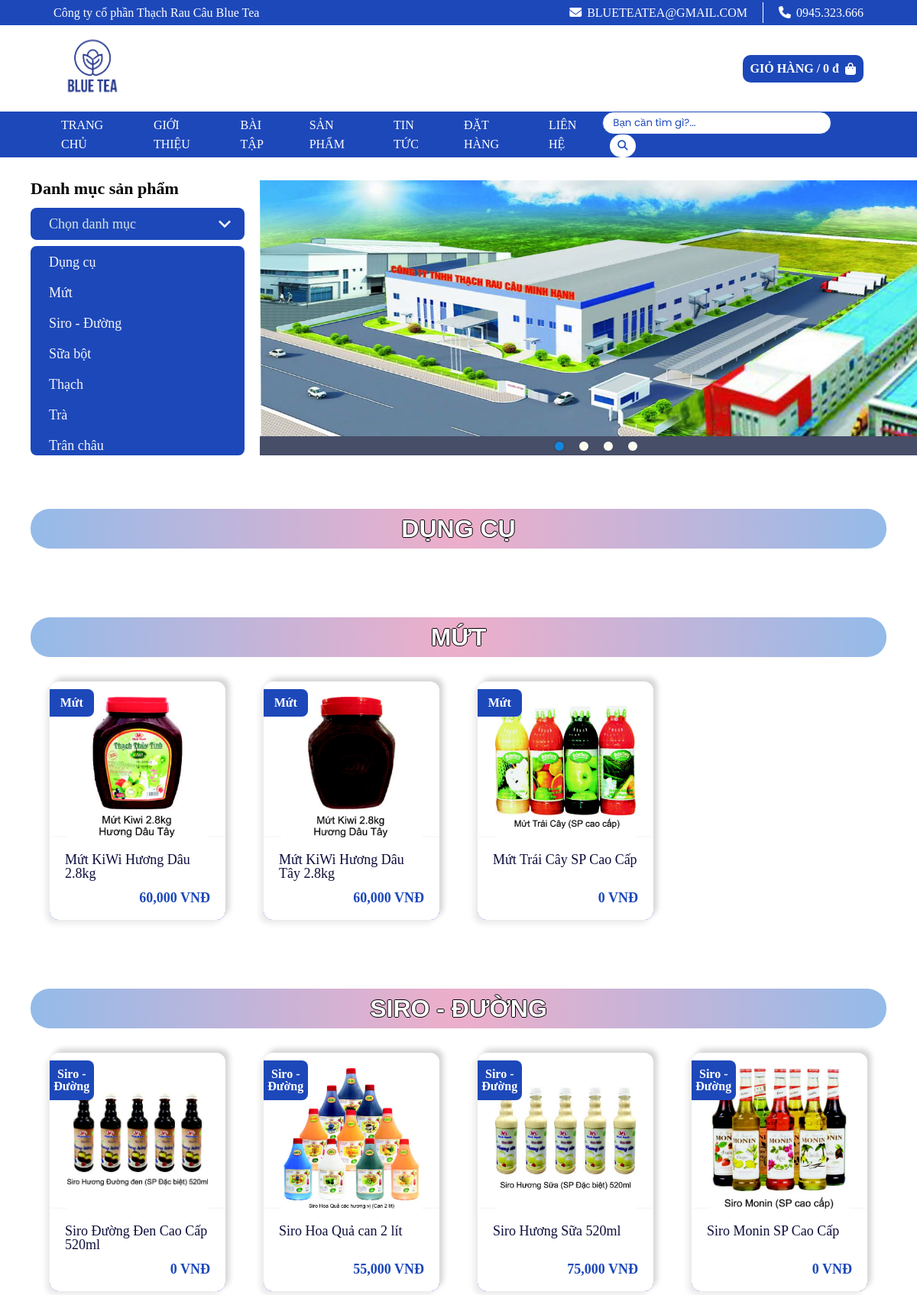
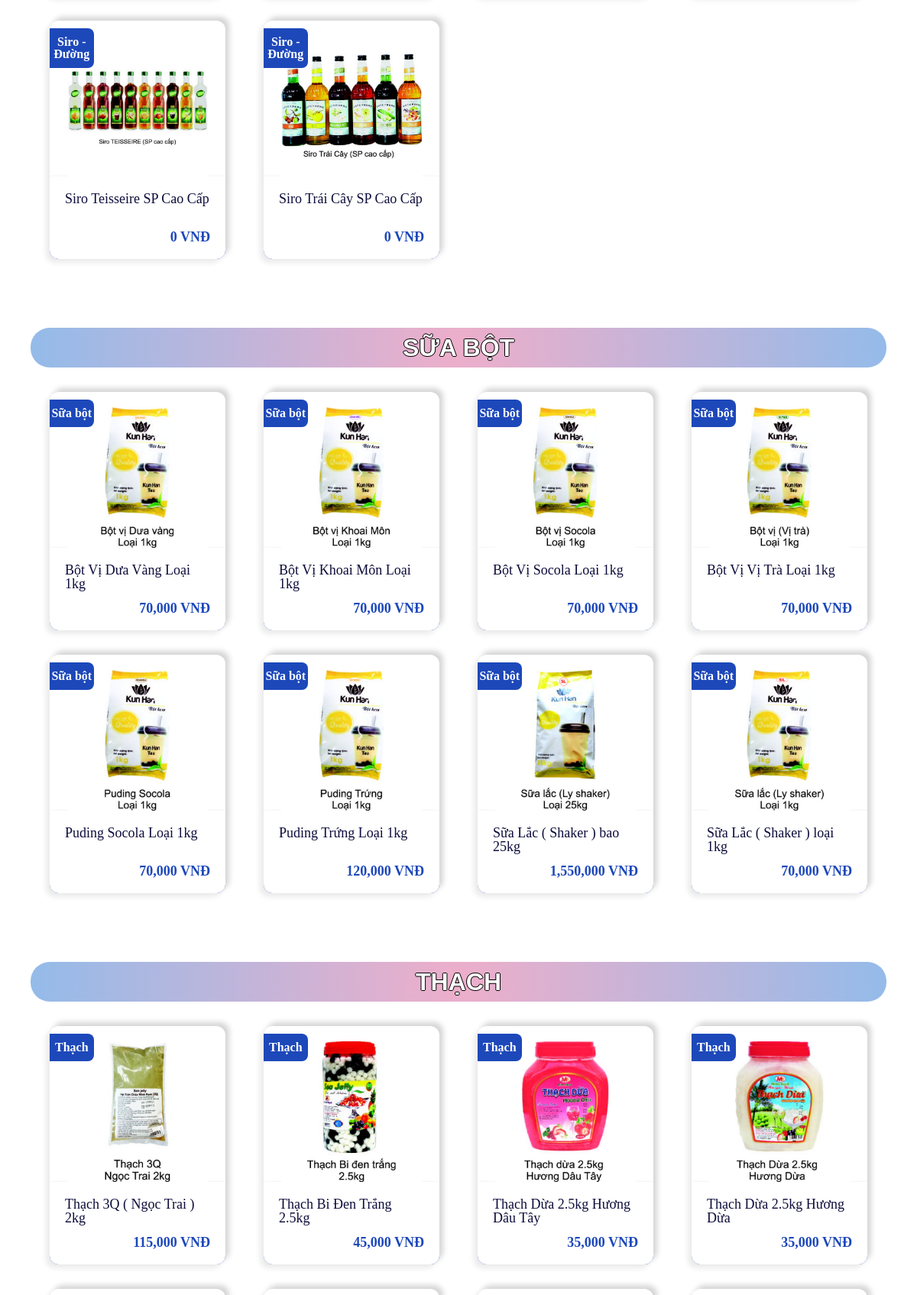
The page / (upper part) on the database its author committed (2 pictures, top to bottom).
### tables this page shows
CREATE TABLE `danh_muc` (
  `ma_dm` varchar(10) NOT NULL,
  `ten_dm` varchar(40) NOT NULL
);

CREATE TABLE `san_pham` (
  `ma_sp` varchar(10) NOT NULL,
  `ten_sp` varchar(100) NOT NULL,
  `gia` int(11) NOT NULL,
  `mo_ta` varchar(1000) NOT NULL,
  `danh_muc` varchar(10) NOT NULL,
  `hinh_anh` varchar(200) NOT NULL
);

### db_helper/DB_Helper.php (called while the page is built, shortened)
<?php
class DB_helper
{
    private $__conn;
    function connect()
    {
        if (!$this->__conn){
            $this->__conn = mysqli_connect(HOST, USERNAME, PASSWORD, DATABASE) or die ('Lỗi kết nối');
            mysqli_query($this->__conn, "SET character_set_results = 'utf8', character_set_client = 'utf8', character_set_database = 'utf8', character_set_server = 'utf8'");
        }
    }
    function get_list($sql)
    {
        $result = mysqli_query($this->__conn, $sql);
        $return = array();
        while ($row = mysqli_fetch_assoc($result)){
            $return[] = $row;
        }
        return $return;
    }
}

### block/global.php (the view, shortened to what this page needs)
<?php
    function getSanPham($conn, $danhMuc){
        $query = "SELECT `ma_sp`,`ten_sp`,`gia`,`ten_dm`,`hinh_anh` FROM `san_pham` inner join danh_muc on san_pham.danh_muc = danh_muc.ma_dm WHERE `danh_muc` = '$danhMuc' LIMIT 1, 8";
        $result =  mysqli_query($conn, $query);
        if(!$result)
        echo "Không xem được";
        else {
            if(mysqli_num_rows($result) != 0)
            {
                echo '<div class="product">';
                while($row = mysqli_fetch_array($result))
                {
                    echo "<a class='product-item' href='./chi-tiet-san-pham.php?id=$row[ma_sp]'>";
                    $src = "./assets/images/$row[hinh_anh]";
                        echo "<div class='product-img'>
                        <img src='".$src."'>
                            </div>";
                        echo "<div class='product-content'>
                            <p class='product-dm'>$row[ten_dm]</p>
                            <p class='product-name '>$row[ten_sp]</p>
                            <p class='product-price'> <span class='money'>$row[gia]</span> VNĐ</p>
                        </div>";
                    echo "</a>";
                }
                echo "</div>";
            }
        }
    }
?>

### index.php (shortened to what this page needs)
<!DOCTYPE html>
<html lang="en">
<head>
    <link rel="stylesheet" href="./assets/css/main.css"/>
    <link
      rel="stylesheet"
      href="https://cdnjs.cloudflare.com/ajax/libs/font-awesome/6.2.0/css/all.min.css"
    />
</head>
<body>
    <?php
        include("./block/connection.php");
        include("./block/global.php");
        include("./block/header.php");
        include("./block/category_slider.php");
    ?>
    <?php
        $queryDM = "SELECT * FROM `danh_muc`";
        $result = mysqli_query($conn, $queryDM);
        if($result)
        {
            if(mysqli_num_rows($result)!= 0){
                while($row = mysqli_fetch_array($result))
                    {
                        echo "<div class='container'>
                        <h3 class='product-header'>".$row["ten_dm"]."</h3>";
                         getSanPham($conn, $row["ma_dm"]);
                        echo "</div>";
                    }
            }
        }
    ?>
</body>
</html>

### block/category_slider.php (shortened to what this page needs)
<div class="container">
    <div class="categorySlider">
    <div class="category">
        <h1>Danh mục sản phẩm</h1>
            <div class="select-box" >
                <div class="options-container active" style="background-color: #1d48ba">
    <?php
        require_once('./db_helper/DB_Helper.php');
        $DB = new DB_helper();
        $query = 'SELECT * FROM `danh_muc`';
        $categoryList = $DB->get_list($query);
        foreach ($categoryList as $category) {
            echo '
                    <div class="option" style="background-color: #1d48ba">
                            <input type="radio" class="radio" id="'.$category['ma_dm'].'" name="category"/>
                            <label for="'.$category['ma_dm'].'"><a href="./san-pham.php?dm='.$category['ma_dm'].'&loc=">'.$category['ten_dm'].'</a></label>
                    </div>
            ';
        }
    ?>
            </div>
            <div class="selected" style="background-color: #1d48ba">
                Chọn danh mục
            </div>
        </div>
    </div>
        <div class="content-slider">
            <div class="img-slider">
                <div class="slide active-slider">
                    <img src="./assets/images/Br1a.jpg" style="height: 335px;" alt="">
                </div>
                <div class="navigation">
                    <div class="btn active-slider"></div>
                    <div class="btn"></div>
                    <div class="btn"></div>
                    <div class="btn"></div>
                </div>
            </div>
        </div>
    </div>
</div>

### assets/css/stucture.css (style rules this page uses)
.container { max-width: 1250px; margin: 0 auto; padding: 30px 40px 40px 40px; }

### assets/css/footer.css (style rules this page uses)
* { margin: 0; padding: 0; box-sizing: border-box; font-family: "Poppins", sans-serif; }

### assets/css/admin.css (style rules this page uses)
body { position: relative; }
.active { transition: all .25s linear; transform: translateX(0%); }

### assets/css/category.css (style rules this page uses)
.categorySlider { display: flex; }
h1 { margin-bottom: 14px; font-size: 22px; font-weight: 600; }
.category { display: inline-block; }
.select-box { display: flex; width: 280px; flex-direction: column; }
.select-box .options-container { background: #1d48ba; color: #f5f6fa; max-height: 0; width: 100%; opacity: 0; transition: all 0.4s; border-radius: 8px; overflow: hidden; order: 1; }
.option > label > a { color: #f5f6fa; }
.selected { background: #1d48ba; border-radius: 8px; margin-bottom: 8px; color: #D6E4E5; position: relative; font-size: 18px; order: 0; }
.selected::after { content: ""; background: url("../images/arrow-down.svg"); background-size: contain; background-repeat: no-repeat; font-size: 18px; position: absolute; height: 100%; width: 32px; right: 10px; top: 5px; transition: all 0.4s; }
.select-box .options-container.active { max-height: 274px; opacity: 1; overflow-y: scroll; }
.select-box .options-container.active + .selected::after { transform: rotateX(360deg); }
.select-box .option { height: 40px; }
.select-box .option, .selected { padding: 12px 24px; cursor: pointer; }
.select-box label { cursor: pointer; font-size: 18px; }

### assets/css/slider.css (style rules this page uses)
.content-slider { margin-left: 20px; }
.img-slider { position: relative; width: 880px; height: 360px; background: #474e68; }
.img-slider .slide { z-index: 1; position: absolute; width: 100%; clip-path: circle(0% at 0 50%); }
.img-slider .slide.active-slider { clip-path: circle(150% at 0 50%); transition: 2s; transition-property: clip-path; }
.img-slider .slide img { z-index: 1; width: 100%; }
.img-slider .navigation { z-index: 2; position: absolute; display: flex; top: 332px; bottom: 30px; left: 50%; transform: translateX(-50%); }
.img-slider .navigation .btn { background: #fcfdf2; width: 12px; height: 12px; margin: 10px; border-radius: 50%; cursor: pointer; }
.img-slider .navigation .btn.active-slider { background: #1287e0; box-shadow: 0 0 2px rgba(0, 0, 0, 0.5); }

### assets/css/mai-thi.css (style rules this page uses)
:root { --bg1:#9b59b6; --bg2:#3498db; --bg :#D7E1EC; }
* { margin: 0; padding: 0; }

### assets/css/product.css (style rules this page uses)
.product { display: flex; flex-wrap: wrap; overflow: hidden; }
.product-item { width: calc((100% / 4) - 50px); border-radius: 12px; padding-top: 20px; margin-top: 12px; margin-bottom: 20px; margin-left: 25px; box-shadow: 5px -5px 7px #d5d5d5, -5px 5px 7px #ebebeb; margin-right: 25px; box-sizing: border-box; overflow: hidden; position: relative; cursor: pointer; }
.product-content { padding: 20px; transition: all 0.2s linear; background-color: #1d48ba; box-shadow: inset 0 200px 0 white, 1px 2px 4px rgb(31 32 33 / 33%); }
p.product-dm { position: absolute; left: 0; top: 10px; width: 25%; text-align: center; height: 25px; background: #1d48ba; display: inline-flex; justify-content: center; align-items: center; border-radius: 0 8px 8px 0; font-size: 16px; font-weight: 700; color: white; height: auto; padding: 10px 0; }
.product-img { width: 80%; margin: 0 auto; }
p.product-name { font-size: 18px; margin-bottom: 10px; color: #0D0D3C; min-height: 40px; }
.product-img > img { display: block; width: 100%; height: 100%; }
.product-header { font-family: sans-serif; font-weight: 700; color: white; font-size: 32px; text-align: center; padding: 10px 0px; background: rgb(238,174,202); background: radial-gradient(circle, rgba(238,174,202,1) 0%, rgba(148,187,233,1) 100%); margin-bottom: 20px; border-radius: 25px; text-shadow: -1px 0 black, 0 1px black, 1px 0 black, 0 -1px black; text-transform: uppercase; }
.product-price { color: #1d48ba; font-size: 18px; text-align: right; font-weight: bold; display: block; }

### assets/css/contact.css (style rules this page uses)
* { margin: 0; padding: 0; box-sizing: border-box; font-family: "Poppins", sans-serif; }

### assets/css/cart.css (style rules this page uses)
.container { position: relative; }

### rows shown on the page
danh_muc: ten_dm "Dụng cụ", ten_dm "DỤNG CỤ"
danh_muc: ten_dm "Mứt", ten_dm "MỨT"
danh_muc: ten_dm "Siro - Đường", ten_dm "SIRO - ĐƯỜNG"
danh_muc: ten_dm "Sữa bột", ten_dm "SỮA BỘT"
danh_muc: ten_dm "Thạch", ten_dm "THẠCH"
danh_muc: ten_dm "Trà"
danh_muc: ten_dm "Trân châu"
san_pham: hinh_anh (picture), danh_muc.ten_dm "Mứt", ten_sp "Mứt KiWi Hương Dâu 2.8kg", gia "60,000"
san_pham: hinh_anh (picture), danh_muc.ten_dm "Mứt", ten_sp "Mứt KiWi Hương Dâu Tây 2.8kg", gia "60,000"
san_pham: hinh_anh (picture), danh_muc.ten_dm "Mứt", ten_sp "Mứt Trái Cây SP Cao Cấp", gia "0"
san_pham: hinh_anh (picture), danh_muc.ten_dm "Siro - Đường", ten_sp "Siro Đường Đen Cao Cấp 520ml", gia "0"
san_pham: hinh_anh (picture), danh_muc.ten_dm "Siro - Đường", ten_sp "Siro Hoa Quả can 2 lít", gia "55,000"
san_pham: hinh_anh (picture), danh_muc.ten_dm "Siro - Đường", ten_sp "Siro Hương Sữa 520ml", gia "75,000"
san_pham: hinh_anh (picture), danh_muc.ten_dm "Siro - Đường", ten_sp "Siro Monin SP Cao Cấp", gia "0"
san_pham: hinh_anh (picture), danh_muc.ten_dm "Siro - Đường", ten_sp "Siro Teisseire SP Cao Cấp", gia "0"
san_pham: hinh_anh (picture), danh_muc.ten_dm "Siro - Đường", ten_sp "Siro Trái Cây SP Cao Cấp", gia "0"
san_pham: hinh_anh (picture), danh_muc.ten_dm "Sữa bột", ten_sp "Bột Vị Dưa Vàng Loại 1kg", gia "70,000"
san_pham: hinh_anh (picture), danh_muc.ten_dm "Sữa bột", ten_sp "Bột Vị Khoai Môn Loại 1kg", gia "70,000"
san_pham: hinh_anh (picture), danh_muc.ten_dm "Sữa bột", ten_sp "Bột Vị Socola Loại 1kg", gia "70,000"
san_pham: hinh_anh (picture), danh_muc.ten_dm "Sữa bột", ten_sp "Bột Vị Vị Trà Loại 1kg", gia "70,000"
san_pham: hinh_anh (picture), danh_muc.ten_dm "Sữa bột", ten_sp "Puding Socola Loại 1kg", gia "70,000"
san_pham: hinh_anh (picture), danh_muc.ten_dm "Sữa bột", ten_sp "Puding Trứng Loại 1kg", gia "120,000"
san_pham: hinh_anh (picture), danh_muc.ten_dm "Sữa bột", ten_sp "Sữa Lắc ( Shaker ) bao 25kg", gia "1,550,000"
san_pham: hinh_anh (picture), danh_muc.ten_dm "Sữa bột", ten_sp "Sữa Lắc ( Shaker ) loại 1kg", gia "70,000"
san_pham: hinh_anh (picture), danh_muc.ten_dm "Thạch", ten_sp "Thạch 3Q ( Ngọc Trai ) 2kg", gia "115,000"
san_pham: hinh_anh (picture), danh_muc.ten_dm "Thạch", ten_sp "Thạch Bi Đen Trắng 2.5kg", gia "45,000"
san_pham: hinh_anh (picture), danh_muc.ten_dm "Thạch", ten_sp "Thạch Dừa 2.5kg Hương Dâu Tây", gia "35,000"
san_pham: hinh_anh (picture), danh_muc.ten_dm "Thạch", ten_sp "Thạch Dừa 2.5kg Hương Dừa", gia "35,000"
